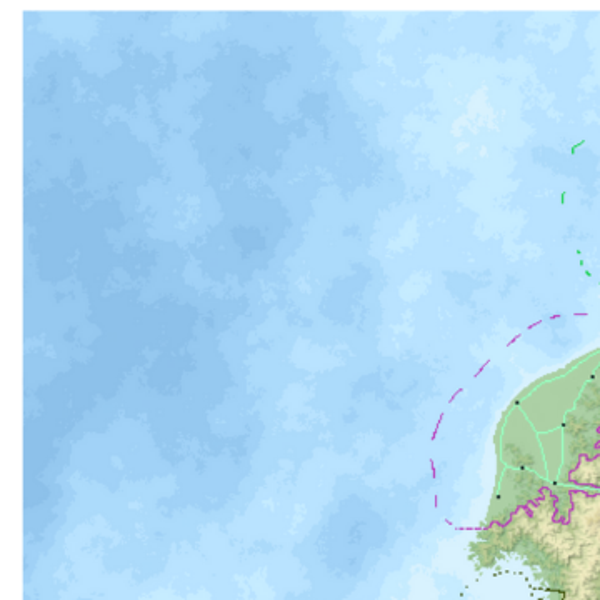
#> input picture campaigns/tropic-gooner/map/reference/vibes-crops/g00.png, 600 x 600 px, given in place of master-enhanced.png, which was not available
$ python bake-isla-heightmap.py
#> lines starting #> are read from the running program, lines starting #| are printed output that depends on the picture; after the words box and inside, x2 and y2 are one past the last pixel; in counts of white or black regions, pixels touching at a corner belong together; pictures that were not available may be replaced by others from this repository, and a replacement may not be noted
#!/usr/bin/env python3
"""Bake Isla Primavera heightmap + road mask for Minecraft-like /3d terrain.

Guide: master-enhanced.png (painted relief) + highways.json (green/black roads).
Does NOT touch city pins or regions-ui.json.

  python scripts/tableslop/bake-isla-heightmap.py
  python scripts/tableslop/bake-isla-heightmap.py --self-check
"""
from __future__ import annotations

import argparse
import json
from datetime import datetime, timezone
from pathlib import Path

import numpy as np
from PIL import Image
from scipy import ndimage

ROOT = Path(__file__).resolve().parents[2]
MAP_DIR = ROOT / "campaigns" / "tropic-gooner" / "map"
IMG = MAP_DIR / "master-enhanced.png"
HWY = MAP_DIR / "highways.json"
OUT_H = MAP_DIR / "heightmap-256.bin"
OUT_R = MAP_DIR / "roadmask-256.bin"
OUT_META = MAP_DIR / "heightmap-256.json"

GRID = 256
MAX_H = 32


def rgb_to_hsv_arr(rgb: np.ndarray):
    """rgb uint8 HxWx3 → h,s,v float arrays in [0,1] (h as 0..1)."""
    r = rgb[:, :, 0].astype(np.float32) / 255.0
    g = rgb[:, :, 1].astype(np.float32) / 255.0
    b = rgb[:, :, 2].astype(np.float32) / 255.0
    mx = np.maximum(np.maximum(r, g), b)
    mn = np.minimum(np.minimum(r, g), b)
    df = mx - mn
    v = mx
    s = np.where(mx > 1e-6, df / np.maximum(mx, 1e-6), 0.0)
    h = np.zeros_like(mx)
    mask = df > 1e-6
    # r max
    rm = mask & (mx == r)
    h[rm] = ((g[rm] - b[rm]) / df[rm]) % 6.0
    gm = mask & (mx == g)
    h[gm] = (b[gm] - r[gm]) / df[gm] + 2.0
    bm = mask & (mx == b)
    h[bm] = (r[bm] - g[bm]) / df[bm] + 4.0
    h = (h / 6.0) % 1.0
    return h, s, v


def water_mask(rgb: np.ndarray) -> np.ndarray:
    r = rgb[:, :, 0].astype(np.int16)
    g = rgb[:, :, 1].astype(np.int16)
    b = rgb[:, :, 2].astype(np.int16)
    # ocean / bay blues (painted sky-water, not pure blue)
    return (b > r + 20) & (b > g) & (b > 180) & (r < 200) & (g > 150)


def road_mask_from_art(rgb: np.ndarray) -> np.ndarray:
    r = rgb[:, :, 0].astype(np.int16)
    g = rgb[:, :, 1].astype(np.int16)
    b = rgb[:, :, 2].astype(np.int16)
    black = (r < 35) & (g < 35) & (b < 35)
    dil = ndimage.binary_dilation(black, iterations=10)
    green = (g > r + 12) & (g > b + 8) & (g > 85) & (g < 210) & (r > 45) & (r < 175)
    return dil & green | ndimage.binary_dilation(black, iterations=2)


def road_mask_from_highways(h: int, w: int) -> np.ndarray:
    """Rasterize highways.json polylines into a boolean mask at image resolution."""
    mask = np.zeros((h, w), dtype=bool)
    if not HWY.exists():
        return mask
    data = json.loads(HWY.read_text(encoding="utf-8"))
    for route in data.get("routes") or []:
        pts = route.get("points") or []
        if len(pts) < 2:
            continue
        for a, b in zip(pts, pts[1:]):
            x0, y0 = float(a[0]), float(a[1])
            x1, y1 = float(b[0]), float(b[1])
            # percent → pixel
            px0, py0 = x0 / 100.0 * (w - 1), y0 / 100.0 * (h - 1)
            px1, py1 = x1 / 100.0 * (w - 1), y1 / 100.0 * (h - 1)
            steps = max(2, int(np.hypot(px1 - px0, py1 - py0)))
            for t in range(steps + 1):
                u = t / steps
                x = int(round(px0 + (px1 - px0) * u))
                y = int(round(py0 + (py1 - py0) * u))
                if 0 <= y < h and 0 <= x < w:
                    mask[y, x] = True
    return ndimage.binary_dilation(mask, iterations=4)


def height_from_color(rgb: np.ndarray, water: np.ndarray, roads: np.ndarray) -> np.ndarray:
    """Relative height 0..1 on land; water=0; roads excluded from sample (nan)."""
    h, s, v = rgb_to_hsv_arr(rgb)
    # green (~0.25–0.45) low; yellow/brown (~0.08–0.18) mid; white = high v + low s
    # Distance from green hue toward brown/white
    # Prefer: low when hue near green and mid v; high when brown or bright white
    greenness = np.exp(-((h - 0.33) ** 2) / (2 * 0.08**2))  # peak at green
    brownness = np.exp(-((h - 0.08) ** 2) / (2 * 0.06**2))
    whiteness = (v > 0.78) & (s < 0.35)
    # base: invert greenness, add brown + white
    rel = (1.0 - greenness) * 0.45 + brownness * 0.35 + v * 0.35
    rel = np.clip(rel, 0.0, 1.0)
    rel = np.where(whiteness, np.maximum(rel, 0.75 + (v - 0.78) * 0.8), rel)
    rel = np.where(water, 0.0, rel)
    rel = np.where(roads, np.nan, rel)
    return rel


def downsample_nanmean(arr: np.ndarray, grid: int) -> np.ndarray:
    h, w = arr.shape
    out = np.zeros((grid, grid), dtype=np.float32)
    ys = np.linspace(0, h, grid + 1).astype(int)
    xs = np.linspace(0, w, grid + 1).astype(int)
    for gy in range(grid):
        for gx in range(grid):
            block = arr[ys[gy] : ys[gy + 1], xs[gx] : xs[gx + 1]]
            if block.size == 0:
                out[gy, gx] = 0.0
                continue
            if np.all(np.isnan(block)):
                out[gy, gx] = np.nan
            else:
                out[gy, gx] = np.nanmean(block)
    return out


def downsample_any(mask: np.ndarray, grid: int) -> np.ndarray:
    h, w = mask.shape
    out = np.zeros((grid, grid), dtype=np.uint8)
    ys = np.linspace(0, h, grid + 1).astype(int)
    xs = np.linspace(0, w, grid + 1).astype(int)
    for gy in range(grid):
        for gx in range(grid):
            block = mask[ys[gy] : ys[gy + 1], xs[gx] : xs[gx + 1]]
            out[gy, gx] = 1 if block.any() else 0
    return out


def fill_nans_from_neighbors(grid: np.ndarray) -> np.ndarray:
    out = grid.copy()
    nan = np.isnan(out)
    if not nan.any():
        return out
    # replace nan with local mean of finite neighbors (iterate)
    for _ in range(12):
        nan = np.isnan(out)
        if not nan.any():
            break
        filled = out.copy()
        for dy, dx in ((-1, 0), (1, 0), (0, -1), (0, 1)):
            shifted = np.roll(out, (dy, dx), axis=(0, 1))
            # avoid wrap pollution on edges — zero those
            if dy == -1:
                shifted[-1, :] = np.nan
            if dy == 1:
                shifted[0, :] = np.nan
            if dx == -1:
                shifted[:, -1] = np.nan
            if dx == 1:
                shifted[:, 0] = np.nan
            use = nan & np.isfinite(shifted)
            filled = np.where(use & np.isnan(filled), shifted, filled)
            both = use & np.isfinite(filled) & (filled != shifted)
            filled = np.where(both, (filled + shifted) * 0.5, filled)
        # simpler: ndimage with nan→0 then restore water
        tmp = out.copy()
        tmp[nan] = 0
        mean = ndimage.uniform_filter(np.nan_to_num(out, nan=0.0), size=3)
        count = ndimage.uniform_filter((~nan).astype(np.float32), size=3)
        est = np.where(count > 1e-3, mean / np.maximum(count, 1e-3), 0.0)
        out = np.where(nan, est, out)
    out = np.nan_to_num(out, nan=0.0)
    return out


def bake():
    im = Image.open(IMG).convert("RGB")
    rgb = np.asarray(im)
    h, w = rgb.shape[:2]
    water = water_mask(rgb)
    roads_art = road_mask_from_art(rgb)
    roads_hwy = road_mask_from_highways(h, w)
    roads = roads_art | roads_hwy

    rel = height_from_color(rgb, water, roads)
    # also zero water in downsample via setting 0 (not nan) for water
    rel = np.where(water, 0.0, rel)

    hi = downsample_nanmean(rel, GRID)
    road_g = downsample_any(roads & ~water, GRID)
    water_g = downsample_any(water, GRID)

    hi = fill_nans_from_neighbors(hi)
    # Pre-stretch light smooth (final board smooth is after u8 — stretch re-amplifies cliffs)
    hi = ndimage.gaussian_filter(hi, sigma=0.8)
    # water cells stay 0
    hi = np.where(water_g > 0, 0.0, hi)
    # fill under roads: ensure road cells have nearby land height
    for _ in range(3):
        for gy, gx in zip(*np.where(road_g > 0)):
            if hi[gy, gx] > 0.02:
                continue
            vals = []
            for dy in (-1, 0, 1):
                for dx in (-1, 0, 1):
                    yy, xx = gy + dy, gx + dx
                    if 0 <= yy < GRID and 0 <= xx < GRID and not (dy == 0 and dx == 0):
                        if water_g[yy, xx]:
                            continue
                        if hi[yy, xx] > 0.02:
                            vals.append(hi[yy, xx])
            if vals:
                hi[gy, gx] = float(np.mean(vals))
            else:
                hi[gy, gx] = 0.12  # coastal road fallback

    # normalize land to 1..MAX_H
    land = hi > 0.02
    if land.any():
        lo = float(np.percentile(hi[land], 5))
        hi_p = float(np.percentile(hi[land], 98))
        span = max(hi_p - lo, 1e-4)
        norm = (hi - lo) / span
        norm = np.clip(norm, 0.0, 1.0)
        height_u8 = np.zeros((GRID, GRID), dtype=np.uint8)
        height_u8[land] = np.clip(np.round(1 + norm[land] * (MAX_H - 1)), 1, MAX_H).astype(
            np.uint8
        )
    else:
        height_u8 = np.zeros((GRID, GRID), dtype=np.uint8)
    height_u8 = np.where(water_g > 0, 0, height_u8).astype(np.uint8)

    # Board smooth AFTER stretch (blur before stretch was undone by 1..32 remap)
    hf = height_u8.astype(np.float32)
    hf = ndimage.gaussian_filter(hf, sigma=1.75)
    height_u8 = np.clip(np.round(hf), 0, MAX_H).astype(np.uint8)
    height_u8 = np.where(water_g > 0, 0, height_u8)
    # Soft coast: land touching water capped so silhouette isn't a wall
    water_touch = ndimage.binary_dilation(water_g > 0, iterations=1)
    coast = (height_u8 > 0) & water_touch
    height_u8[coast] = np.minimum(height_u8[coast], np.uint8(8))
    # Restore any road cell zeroed by blur
    for gy, gx in zip(*np.where(road_g > 0)):
        if height_u8[gy, gx] == 0 and water_g[gy, gx] == 0:
            height_u8[gy, gx] = 4

    return height_u8, road_g.astype(np.uint8), {
        "version": 1,
        "updated_at": datetime.now(timezone.utc).strftime("%Y-%m-%dT%H:%MZ"),
        "w": GRID,
        "h": GRID,
        "maxH": MAX_H,
        "viewBox": "0 0 100 100",
        "source_image": "map/master-enhanced.png",
        "roads_source": "art+highways.json",
        "block_vu": 100.0 / GRID,
        "stats": {
            "land_cells": int((height_u8 > 0).sum()),
            "road_cells": int((road_g > 0).sum()),
            "water_cells": int((water_g > 0).sum()),
            "max_height": int(height_u8.max()),
            "mean_land_h": float(height_u8[height_u8 > 0].mean()) if (height_u8 > 0).any() else 0.0,
            "corner_NW": int(height_u8[0, 0]),
            "corner_SE": int(height_u8[-1, -1]),
            "center": int(height_u8[GRID // 2, GRID // 2]),
        },
    }


def self_check(height_u8: np.ndarray, road_g: np.ndarray, meta: dict) -> None:
    st = meta["stats"]
    g = height_u8.shape[0]
    # Ocean is east/north of the painted map; SW corner is black letterbox → allow 0
    east_strip = height_u8[:, -8:]
    assert float(east_strip.mean()) < 4.0, f"east strip not sea: {east_strip.mean()}"
    assert st["center"] >= 8, f"center too low: {st['center']}"
    assert st["land_cells"] > 5000, st
    assert st["land_cells"] < g * g * 0.85, f"too much land: {st}"
    assert st["road_cells"] > 50, st
    road_on_land = ((road_g > 0) & (height_u8 > 0)).sum()
    assert road_on_land >= st["road_cells"] * 0.6, (road_on_land, st["road_cells"])
    print("SELF_CHECK_OK", st)


def main() -> int:
    ap = argparse.ArgumentParser()
    ap.add_argument("--self-check", action="store_true")
    ap.add_argument("--no-write", action="store_true")
    args = ap.parse_args()

    height_u8, road_g, meta = bake()
#> in bake, im is the input picture: PIL image 600x600 RGB; mean R, G, B 175, 216.8, 242.6
#> in water_mask, `return (b > r + 20) & (b > g) & (b > 180) & (r < 200) & (g > 150)`:
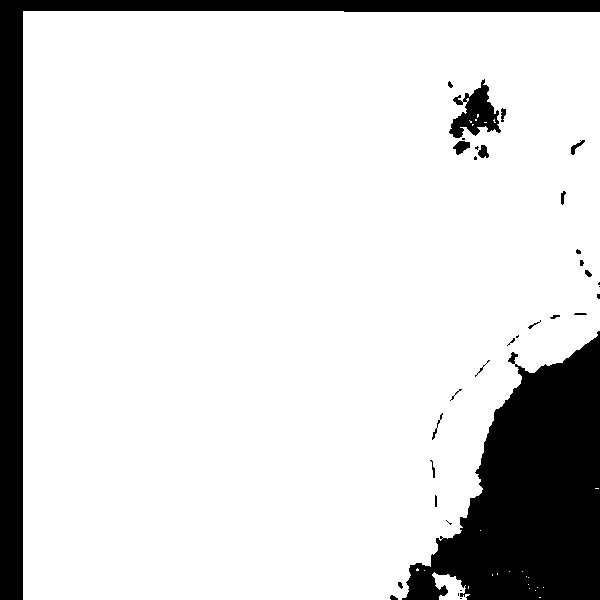
#> returned value: shape (600, 600) bool; 85.2% white; 34 black regions (13 under 20 px), largest, box (x1, y1, x2, y2) and area: (402, 331, 600, 600) 30718, (0, 0, 600, 600) 20403, (449, 79, 501, 138) 1470
#> in road_mask_from_art, `black = (r < 35) & (g < 35) & (b < 35)`: black: shape (600, 600) bool; every value is 0
#> in road_mask_from_art, `green = (g > r + 12) & (g > b + 8) & (g > 85) & (g < 210) & (r > 45) &..`: green: shape (600, 600) bool; 3.4% white; 45 white regions (39 under 20 px), largest, box (x1, y1, x2, y2) and area: (480, 354, 600, 527) 9133, (468, 527, 571, 600) 2524, (516, 354, 588, 398) 240, (549, 498, 555, 511) 40, (514, 399, 521, 405) 32, (587, 490, 600, 494) 30
#> (reads campaigns/tropic-gooner/map/highways.json from the repository)
#> after the loop in road_mask_from_highways, `for route in data.get("routes") or []:`:
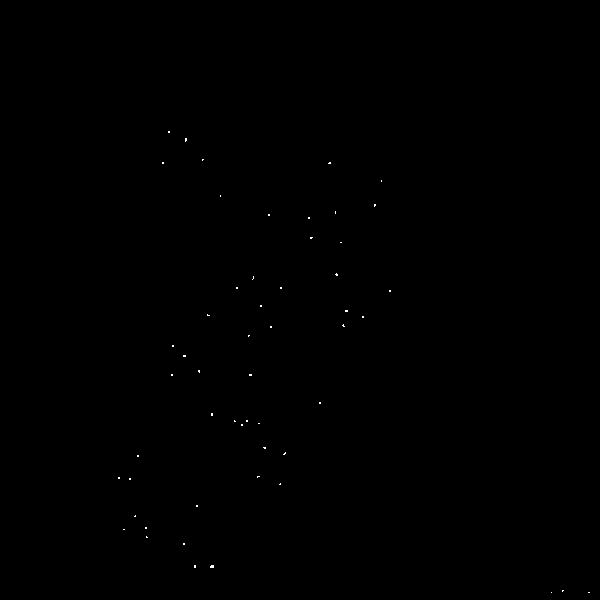
#> mask: shape (600, 600) bool; 0.06% white in thin lines or dots, all inside (x1, y1, x2, y2) = (118, 131, 590, 593)
#> in bake, `roads = roads_art | roads_hwy`: roads: shape (600, 600) bool; 0.91% white; 51 white regions, largest, box (x1, y1, x2, y2) and area: (230, 416, 252, 430) 165, (141, 523, 152, 542) 114, (206, 561, 218, 572) 87
#> in rgb_to_hsv_arr, `mn = np.minimum(np.minimum(r, g), b)`:
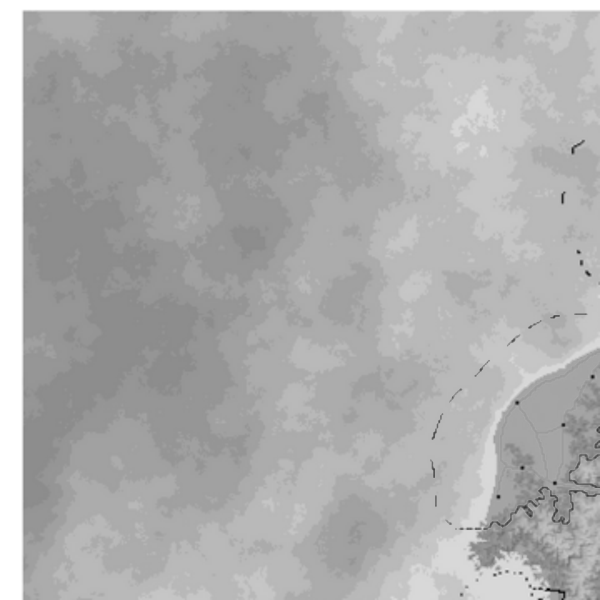
#> mn: shape (600, 600) float32; min 0.00392, max 1, mean 0.681
#> in rgb_to_hsv_arr, `df = mx - mn`:
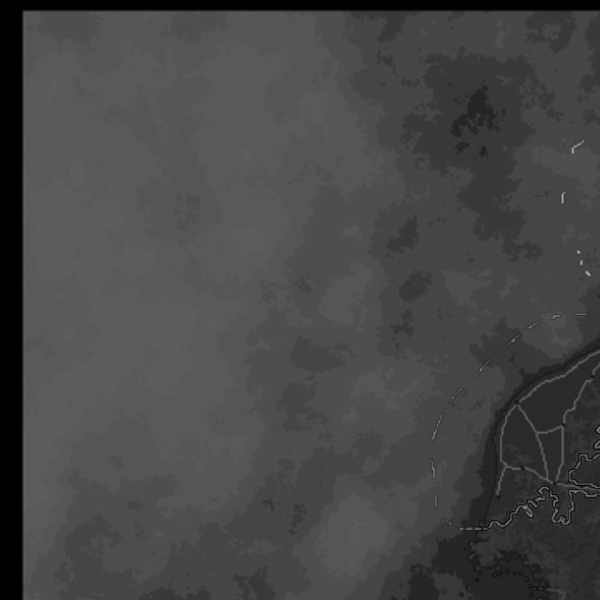
#> df: shape (600, 600) float32; min 0, max 0.667, mean 0.281
#> in rgb_to_hsv_arr, `mask = df > 1e-6`: mask: shape (600, 600) bool; 95.1% white; 1 black region, box (x1, y1, x2, y2) and area: (0, 0, 600, 600) 17811
#> in rgb_to_hsv_arr, `rm = mask & (mx == r)`: rm: shape (600, 600) bool; 0.79% white; 18 white regions (7 under 20 px), largest, box (x1, y1, x2, y2) and area: (484, 486, 600, 530) 1020, (580, 501, 600, 544) 576, (573, 545, 600, 585) 390
#> in rgb_to_hsv_arr, `gm = mask & (mx == g)`: gm: shape (600, 600) bool; 5.8% white; 19 white regions (12 under 20 px), largest, box (x1, y1, x2, y2) and area: (478, 347, 600, 527) 12463, (467, 489, 600, 600) 7606, (572, 457, 600, 486) 448
#> in rgb_to_hsv_arr, `h[gm] = (b[gm] - r[gm]) / df[gm] + 2.0`: h: shape (600, 600) float32; min 0, max 5.96, mean 0.119
#> in rgb_to_hsv_arr, `bm = mask & (mx == b)`: bm: shape (600, 600) bool; 88.6% white; 20 black regions (12 under 20 px), largest, box (x1, y1, x2, y2) and area: (467, 347, 600, 600) 22942, (0, 0, 600, 600) 17811, (571, 140, 585, 155) 68
#> in rgb_to_hsv_arr, `h[bm] = (r[bm] - g[bm]) / df[bm] + 4.0`:
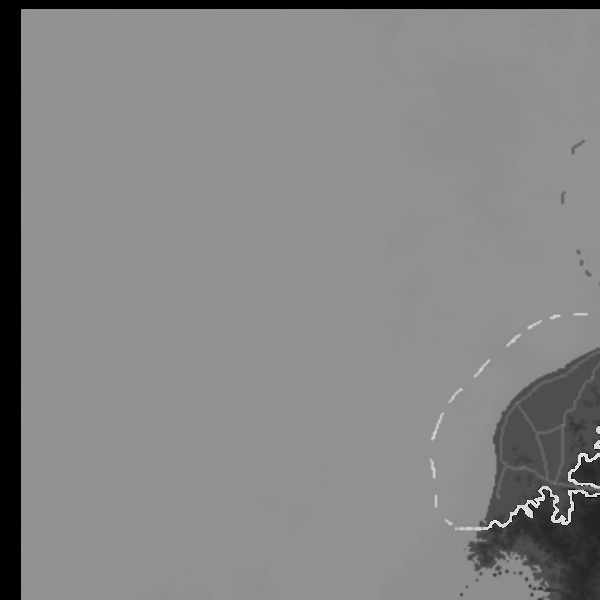
#> h: shape (600, 600) float32; min 0, max 5.96, mean 3.14; drawn with min black and max white
#> in height_from_color, `whiteness = (v > 0.78) & (s < 0.35)`: whiteness: shape (600, 600) bool; 72.3% white; 423 black regions (392 under 20 px), largest, box (x1, y1, x2, y2) and area: (24, 12, 332, 584) 89508, (471, 443, 600, 600) 5235, (557, 413, 600, 489) 1600
#> in height_from_color, `rel = np.clip(rel, 0.0, 1.0)`:
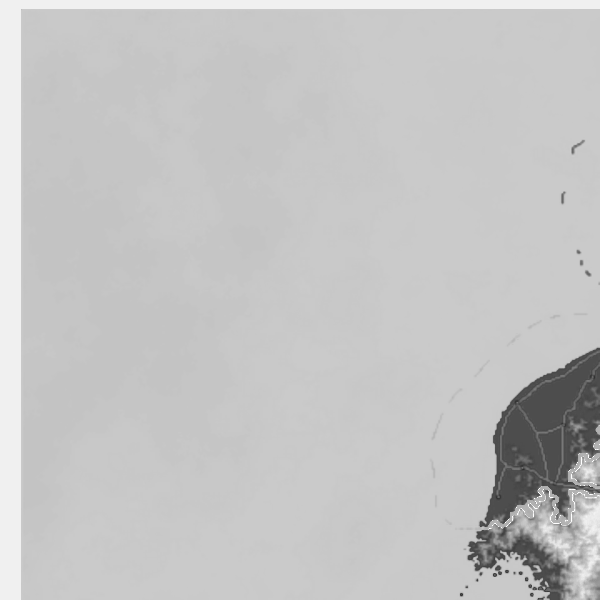
#> rel: shape (600, 600) float32; min 0.178, max 1, mean 0.772
#> after the loop in downsample_any, `for gy in range(grid):`: out: shape (256, 256); values 0 (black) and 1 (white), 0.06% white in thin lines or dots, all inside (x1, y1, x2, y2) = (233, 250, 254, 255)
#> after the loop in downsample_any (call 2), `for gy in range(grid):`: out: shape (256, 256); values 0 (black) and 1 (white), 85.5% white; 29 black regions (26 under 20 px), largest, box (x1, y1, x2, y2) and area: (174, 144, 256, 256) 5423, (0, 0, 256, 256) 3790, (192, 37, 213, 59) 200
#> in fill_nans_from_neighbors, `nan = np.isnan(out)`: nan: shape (256, 256) bool; 0.02% white in thin lines or dots, all inside (x1, y1, x2, y2) = (235, 251, 253, 255)
#> after the loop in fill_nans_from_neighbors, `for _ in range(12):`: both: shape (256, 256) bool; 0.01% white in thin lines or dots, all inside (x1, y1, x2, y2) = (235, 251, 252, 255)
#> after the loop in fill_nans_from_neighbors, `for _ in range(12):`: nan: shape (256, 256) bool; every value is 0
#> in bake, `hi = np.where(water_g > 0, 0.0, hi)`:
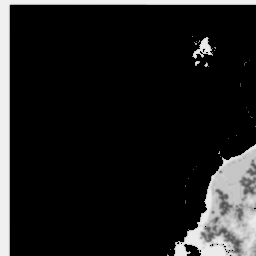
#> hi: shape (256, 256) float32; min 0, max 0.944, mean 0.116
#> in bake, `lo = float(np.percentile(hi[land], 5))`: lo = 0.433
#> in bake, `hi_p = float(np.percentile(hi[land], 98))`: hi_p = 0.944
#> in bake, `span = max(hi_p - lo, 1e-4)`: span = 0.511
#> the loop in bake, `for gy, gx in zip(*np.where(road_g > 0)):` made 42 passes
#> (gy, gx) on passes 1 to 12: (250, 239), (250, 240), (250, 241), (251, 235), (251, 238), (251, 239), (251, 240), (251, 241), (251, 250), (251, 251), (251, 252), (252, 234)
#> meta = 10 items
    print(
        f"land={meta['stats']['land_cells']} roads={meta['stats']['road_cells']} "
        f"centerH={meta['stats']['center']} maxH={meta['stats']['max_height']}"
    )
#| land=9464 roads=42 centerH=0 maxH=32
    self_check(height_u8, road_g, meta)
#> in self_check, `st = meta["stats"]`: st = {'land_cells': 9464, 'road_cells': 42, 'water_cells': 56042, 'max_height': 32, 'mean_land_h': 21.36, 'corner_NW': 32, 'corner_SE': 14, 'center': 0}
    if args.self_check:
        return 0
    if not args.no_write:
        OUT_H.write_bytes(height_u8.tobytes())
        OUT_R.write_bytes(road_g.tobytes())
        OUT_META.write_text(json.dumps(meta, indent=2) + "\n", encoding="utf-8")
        print(f"wrote {OUT_H} ({OUT_H.stat().st_size} B)")
        print(f"wrote {OUT_R} ({OUT_R.stat().st_size} B)")
        print(f"wrote {OUT_META}")
    return 0


if __name__ == "__main__":
#> (the run stopped early here; a loop or call above may not have finished)
